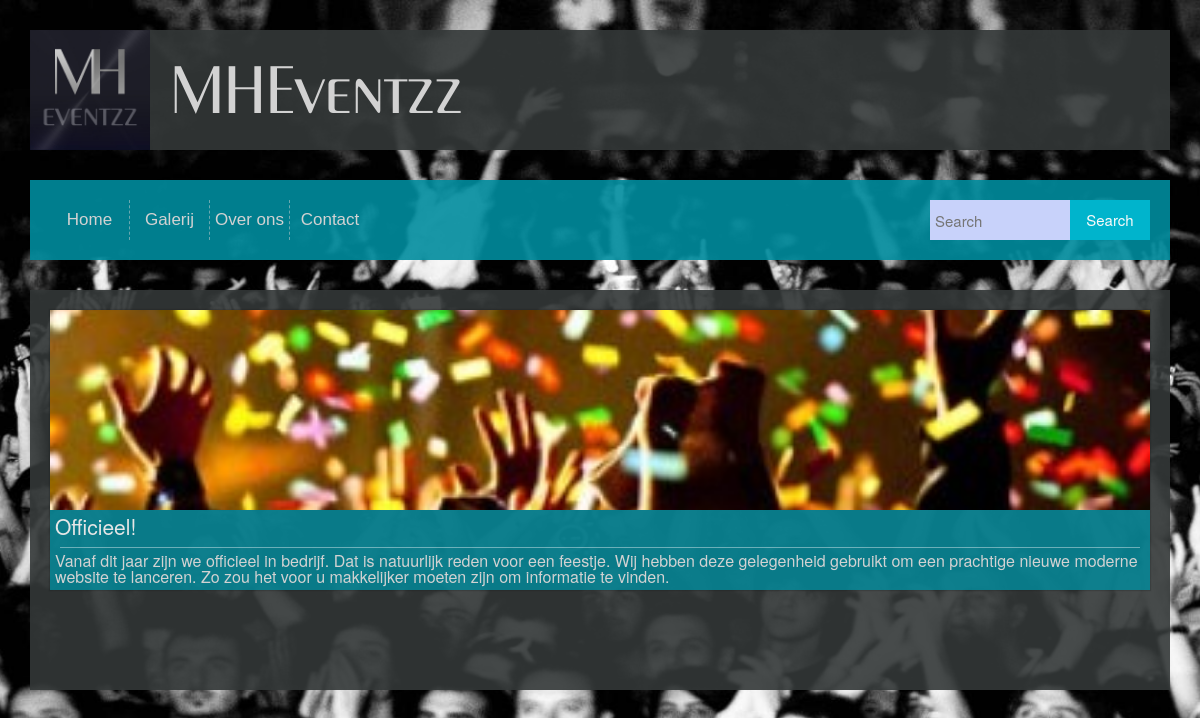
Page /nieuws_page.php?id=13 on the committed database.
### tables this page shows
CREATE TABLE `posts` (
  `post_id` int(11) NOT NULL,
  `category_id` int(1) NOT NULL,
  `post_title` varchar(255) NOT NULL,
  `post_content` text NOT NULL,
  `post_by` int(11) NOT NULL,
  `post_date` date NOT NULL,
  `post_visible` int(11) NOT NULL,
  `post_img` varchar(300) NOT NULL
);

### nieuws_page.php (the view, shortened to what this page needs)
<?php
include "top.php";
$post_id = $_GET['id'];
$SQL = "SELECT post_by, category_id, post_title, post_content, category_id, post_img FROM posts WHERE post_id = '" . $post_id . "'";
$result = $connection->query($SQL);
$row = $result->fetch_assoc();
?>
<article class="body-item">
	<div class="row row-eq-height">
         <div class="col-xs-12">
            <div class="box shadow">
            <a class='gal-album-img' href='#' style='background-image:url(<?php echo $row['post_img'] ?>)'></a>
					<div class="box-heading"><?php echo $row['post_title'] ?></div>
                    <div class='hr'></div>
                        <div class='box-body'><?php echo $row['post_content'] ?></div>
             </div>
        </div>
    </div>

### CSS/style.css (style rules this page uses)
html { width: 100%; height: 100%; }
body { width: 100%; height: 100%; background: url("../IMG/crowd.jpg"); -o-background-size: cover !important; -moz-background-size: cover !important; -webkit-background-size: cover !important; background-size: cover !important; background-repeat: no-repeat; background-position: center; background-attachment: fixed; }
.body-item { margin-top: 30px; }
.shadow { box-shadow: 0px 0px 1px 1px rgba(20,20,20,0.2); }
article { background-color: rgba(52,56,56,0.9); min-height: 400px; box-sizing: border-box; padding: 20px; padding-top: 0px; }
.box { display: block; min-height: 100px; background-color: rgba(0,140,158,0.8); overflow: hidden; margin-top: 20px; }
.box-heading { display: inline-block; color: rgb(230,230,230); font-size: 21px; line-height: 23px; box-sizing: border-box; overflow: hidden; padding: 5px; }
.hr { height: 1px; width: calc(100% - 20px); background: rgba(255,255,255,0.4); margin: auto; }
.box-body { display: inline-block; color: rgb(210,210,210); font-size: 16px; line-height: 16px; box-sizing: border-box; padding: 5px; }
.gal-album-img { display: block; background: url(../IMG/logo.jpg) no-repeat center center; -webkit-background-size: cover; -moz-background-size: cover; -o-background-size: cover; background-size: cover; height: 200px; position: relative; }

### rows in the picture
posts: post_img (picture), post_title "Officieel!", post_content "Vanaf dit jaar zijn we officieel in bedrijf. Dat is natuurlijk reden voor een feestje. Wij hebben deze gelegenheid gebruikt om een prachtige nieuwe moderne website te lanceren. Zo zou het voor u makkelijker moeten zijn om informatie te vinden."
